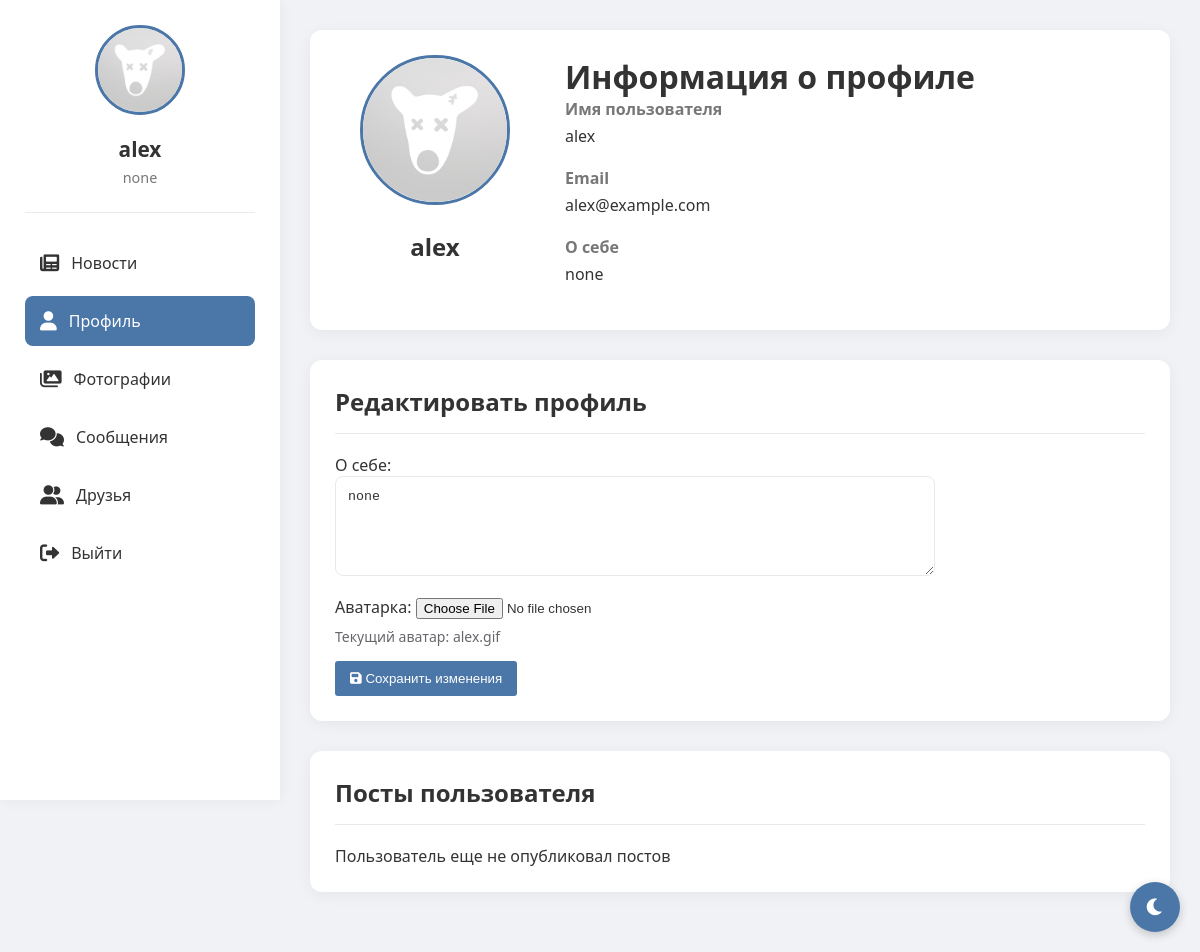
Screenshot of /profile (signed in) with the database file from the repository.
### tables this page shows
CREATE TABLE users (
                id INTEGER PRIMARY KEY AUTOINCREMENT,
                username TEXT UNIQUE NOT NULL,
                password TEXT NOT NULL,
                email TEXT,
                bio TEXT,
                avatar TEXT);

### routes/profile.py (the view, shortened to what this page needs)
@bp.route('/profile', methods=['GET', 'POST'], defaults={'user_id': None})
@bp.route('/profile/<int:user_id>', methods=['GET'])
def profile(user_id):
    if 'user_id' not in session:
        return redirect(url_for('auth.index'))
    if user_id is None:
        user_id = session['user_id']
        is_own_profile = True
    else:
        is_own_profile = (user_id == session['user_id'])
    conn = get_db()
    c = conn.cursor()
    c.execute("SELECT id, username, email, bio, avatar FROM users WHERE id = ?", (user_id,))
    user = c.fetchone()
    if not user:
        flash('Пользователь не найден', 'error')
        conn.close()
        return redirect(url_for('feed.feed'))
    user_data = {
        'id': user[0],
        'username': user[1],
        'email': user[2],
        'bio': user[3],
        'avatar': user[4]
    }
    c.execute("SELECT id, content, timestamp FROM posts WHERE user_id = ? ORDER BY timestamp DESC", (user_id,))
    posts = c.fetchall()
    conn.close()
    return render_template('profile.html',
                         user=user_data,
                         posts=posts,
                         is_own_profile=is_own_profile)

### models.py (called while the page is built)
def get_db():
    conn = sqlite3.connect('social_network.db')
    conn.row_factory = sqlite3.Row
    return conn

### templates/profile.html (shortened to what this page needs)
<!DOCTYPE html>
<html>
<head>
    <link href="https://cdnjs.cloudflare.com/ajax/libs/font-awesome/6.0.0/css/all.min.css" rel="stylesheet">
    <link rel="stylesheet" href="{{ url_for('static', filename='css/style.css') }}">
</head>
<body>
    <div class="sidebar">
        <div class="profile-card">
            <img src="{{ url_for('static', filename='uploads/' + user.avatar) if user.avatar else url_for('static', filename='uploads/default_avatar.png') }}"
                 alt="Avatar"
                 onerror="this.onerror=null; this.src='{{ url_for('static', filename='uploads/default_avatar.png') }}'">
            <h3>{{ user.username }}</h3>
            <p>{{ user.bio or 'Статус не указан' }}</p>
        </div>
        <div class="nav">
    <a href="{{ url_for('feed.feed') }}">
        <i class="fas fa-newspaper"></i> Новости
    </a>
    <a href="{{ url_for('profile.profile') }}" class="active">
        <i class="fas fa-user"></i> Профиль
    </a>
    <a href="{{ url_for('gallery.gallery') }}">
        <i class="fas fa-images"></i> Фотографии
    </a>
    <a href="{{ url_for('messages.messages') }}">
        <i class="fas fa-comments"></i> Сообщения
    </a>
    <a href="{{ url_for('friends.friends') }}">
        <i class="fas fa-user-friends"></i> Друзья
    </a>
    <a href="{{ url_for('static.logout') }}">
        <i class="fas fa-sign-out-alt"></i> Выйти
    </a>
</div>
    </div>
    <div class="content">
        <div class="section">
            <div class="profile-info">
                <div class="avatar-section">
                    <img src="{{ url_for('static', filename='uploads/' + user.avatar) if user.avatar else url_for('static', filename='uploads/default_avatar.png') }}"
                         alt="Avatar"
                         onerror="this.onerror=null; this.src='{{ url_for('static', filename='uploads/default_avatar.png') }}'">
                    <h2>{{ user.username }}</h2>
                </div>
                <div class="info-section">
                    <h1>Информация о профиле</h1>
                    <div class="info-item">
                        <label>Имя пользователя</label>
                        <p>{{ user.username }}</p>
                    </div>
                    <div class="info-item">
                        <label>Email</label>
                        <p>{{ user.email or 'Не указан' }}</p>
                    </div>
                    <div class="info-item">
                        <label>О себе</label>
                        <p>{{ user.bio or 'Не указано' }}</p>
                    </div>
                </div>
            </div>
        </div>
        {% if is_own_profile %}
        <div class="section">
            <div class="section-title">
                <h2>Редактировать профиль</h2>
            </div>
            <form method="POST" enctype="multipart/form-data" class="edit-form">
                <div class="form-group">
                    <label for="bio">О себе:</label>
                    <textarea id="bio" name="bio" placeholder="Расскажите о себе...">{{ user.bio or '' }}</textarea>
                </div>
                <div class="form-group">
                    <label for="avatar">Аватарка:</label>
                    <input type="file" id="avatar" name="avatar">
                    <p style="margin-top: 8px; font-size: 14px; color: #65676b;">
                        {% if user.avatar %}
                            Текущий аватар: {{ user.avatar }}
                        {% else %}
                            Аватар не установлен
                        {% endif %}
                    </p>
                </div>
                <button type="submit"><i class="fas fa-save"></i> Сохранить изменения</button>
            </form>
        </div>
        {% endif %}
        <div class="section user-posts">
            <div class="section-title">
                <h2>Посты пользователя</h2>
            </div>
            {% if posts %}
                {% for post in posts %}
                <div class="post-item">
                    <div class="post-content">{{ post[1] }}</div>
                    <div class="post-time">{{ post[2] | datetimeformat }}</div>
                    {% if is_own_profile %}
                    <form method="POST" action="{{ url_for('profile.delete_post', post_id=post[0]) }}">
                        <button type="submit" class="delete-btn" onclick="return confirm('Удалить этот пост?')">
                            <i class="fas fa-trash"></i>
                        </button>
                    </form>
                    {% endif %}
                </div>
                {% endfor %}
            {% else %}
                <p>Пользователь еще не опубликовал постов</p>
            {% endif %}
        </div>
    </div>
    <button class="theme-toggle" id="themeToggle">
        <i class="fas fa-moon"></i>
    </button>
</body>
</html>

### static/css/style.css (style rules this page uses)
:root { --bg-color: #f0f2f5; --text-color: #333; --sidebar-bg: #fff; --card-bg: #fff; --shadow-color: rgba(0,0,0,0.05); --border-color: #eaeaea; --primary-color: #4a76a8; --primary-hover: #3a6698; --secondary-text: #777; --badge-bg: #e74c3c; --input-bg: #fff; --input-border: #ddd; --message-sent-bg: #4a76a8; --message-received-bg: #f0f2f5; --message-time-color: #65676b; --error-color: #e74c3c; --success-color: #2ecc71; --warning-color: #f39c12; --online-color: #2ecc71; --offline-color: #95a5a6; }
* { margin: 0; padding: 0; box-sizing: border-box; }
body { font-family: 'Segoe UI', Tahoma, Geneva, Verdana, sans-serif; display: flex; background: var(--bg-color); color: var(--text-color); }
.sidebar { width: 280px; background: var(--sidebar-bg); height: 100vh; position: fixed; padding: 25px; box-shadow: 0 0 15px var(--shadow-color); }
.profile-card { text-align: center; padding-bottom: 25px; border-bottom: 1px solid var(--border-color); margin-bottom: 25px; }
.profile-card img { width: 90px; height: 90px; border-radius: 50%; object-fit: cover; border: 3px solid var(--primary-color); }
.profile-card h3 { margin: 15px 0 5px; font-size: 1.3rem; }
.profile-card p { color: var(--secondary-text); font-size: 0.9rem; }
.nav { margin-top: 15px; }
.nav a { display: flex; align-items: center; padding: 14px 15px; text-decoration: none; color: var(--text-color); border-radius: 8px; margin-bottom: 8px; transition: all 0.2s; }
.nav a.active { background: var(--primary-color); color: white; }
.nav a i { margin-right: 12px; font-size: 1.2rem; }
.content { flex: 1; margin-left: 280px; padding: 30px; }
.section { background: var(--card-bg); padding: 25px; border-radius: 12px; box-shadow: 0 3px 15px var(--shadow-color); margin-bottom: 30px; }
.section-title { display: flex; align-items: center; justify-content: space-between; margin-bottom: 20px; padding-bottom: 15px; border-bottom: 1px solid var(--border-color); }
.section-title h2 { font-size: 1.5rem; color: var(--text-color); }
.form-group { margin-bottom: 15px; }
button { background: var(--primary-color); color: white; border: none; padding: 10px 15px; border-radius: 3px; cursor: pointer; }
.profile-info { display: flex; gap: 30px; }
.avatar-section { text-align: center; flex: 0 0 200px; }
.avatar-section img { width: 150px; height: 150px; border-radius: 50%; object-fit: cover; border: 3px solid var(--primary-color); margin-bottom: 20px; }
.info-section { flex: 1; }
.info-item { margin-bottom: 20px; }
.info-item label { font-weight: 600; color: var(--secondary-text); display: block; margin-bottom: 5px; }
.edit-form { max-width: 600px; }
.edit-form textarea { width: 100%; padding: 12px; border: 1px solid var(--border-color); border-radius: 8px; resize: vertical; min-height: 100px; background: var(--input-bg); color: var(--text-color); }
.theme-toggle { position: fixed; bottom: 20px; right: 20px; width: 50px; height: 50px; border-radius: 50%; background: var(--primary-color); color: white; border: none; cursor: pointer; display: flex; align-items: center; justify-content: center; box-shadow: 0 3px 10px rgba(0,0,0,0.2); z-index: 1000; }
.theme-toggle { position: fixed; bottom: 20px; right: 20px; width: 50px; height: 50px; border-radius: 50%; background: var(--primary-color); color: white; border: none; cursor: pointer; display: flex; align-items: center; justify-content: center; box-shadow: 0 3px 10px rgba(0,0,0,0.2); z-index: 1000; transition: transform 0.3s ease; }
.theme-toggle i { font-size: 1.2rem; transition: transform 0.3s ease; }
body, .sidebar, .section, .admin-container, .post, .create-post, .friends-list, .chat-container { transition: none !important; }

### rows the page displays
users: username "alex", bio "none", email "alex@example.com", avatar "alex.gif"
